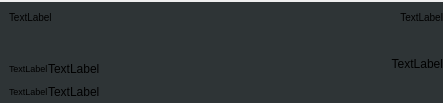
<?xml version="1.0" encoding="UTF-8"?>
<ui version="4.0">
 <class>SetParameter1</class>
 <widget class="QWidget" name="SetParameter1">
  <property name="geometry">
   <rect>
    <x>0</x>
    <y>0</y>
    <width>443</width>
    <height>103</height>
   </rect>
  </property>
  <property name="windowTitle">
   <string>Form</string>
  </property>
  <layout class="QVBoxLayout" name="verticalLayout_2">
   <property name="leftMargin">
    <number>0</number>
   </property>
   <property name="topMargin">
    <number>2</number>
   </property>
   <property name="rightMargin">
    <number>0</number>
   </property>
   <property name="bottomMargin">
    <number>0</number>
   </property>
   <item>
    <widget class="QWidget" name="container" native="true">
     <property name="styleSheet">
      <string notr="true">background-color:rgb(46, 52, 54)</string>
     </property>
     <layout class="QVBoxLayout" name="verticalLayout_3">
      <property name="spacing">
       <number>0</number>
      </property>
      <property name="rightMargin">
       <number>0</number>
      </property>
      <property name="bottomMargin">
       <number>0</number>
      </property>
      <item>
       <layout class="QHBoxLayout" name="horizontalLayout">
        <item>
         <widget class="QLabel" name="labelUnit">
          <property name="styleSheet">
           <string notr="true">font-size:10px;</string>
          </property>
          <property name="text">
           <string>TextLabel</string>
          </property>
          <property name="alignment">
           <set>Qt::AlignLeading|Qt::AlignLeft|Qt::AlignTop</set>
          </property>
          <property name="margin">
           <number>7</number>
          </property>
         </widget>
        </item>
        <item>
         <widget class="QLabel" name="labelValue">
          <property name="styleSheet">
           <string notr="true">font-size:10px;</string>
          </property>
          <property name="text">
           <string>TextLabel</string>
          </property>
          <property name="alignment">
           <set>Qt::AlignRight|Qt::AlignTop|Qt::AlignTrailing</set>
          </property>
          <property name="margin">
           <number>10</number>
          </property>
         </widget>
        </item>
       </layout>
      </item>
      <item>
       <layout class="QHBoxLayout" name="horizontalLayout_4" stretch="7,10">
        <item>
         <layout class="QVBoxLayout" name="verticalLayout">
          <item>
           <layout class="QHBoxLayout" name="horizontalLayout_2">
            <item>
             <widget class="QLabel" name="labelUpperLimitValue">
              <property name="styleSheet">
               <string notr="true">font-size:9px;</string>
              </property>
              <property name="text">
               <string>TextLabel</string>
              </property>
             </widget>
            </item>
            <item>
             <widget class="QLabel" name="labelUpperLimitImage">
              <property name="text">
               <string>TextLabel</string>
              </property>
             </widget>
            </item>
            <item>
             <spacer name="horizontalSpacer">
              <property name="orientation">
               <enum>Qt::Horizontal</enum>
              </property>
              <property name="sizeHint" stdset="0">
               <size>
                <width>40</width>
                <height>20</height>
               </size>
              </property>
             </spacer>
            </item>
           </layout>
          </item>
          <item>
           <layout class="QHBoxLayout" name="horizontalLayout_3">
            <item>
             <widget class="QLabel" name="labelDownLimitValue">
              <property name="styleSheet">
               <string notr="true">font-size:9px;</string>
              </property>
              <property name="text">
               <string>TextLabel</string>
              </property>
             </widget>
            </item>
            <item>
             <widget class="QLabel" name="labelDownLimitImage">
              <property name="text">
               <string>TextLabel</string>
              </property>
             </widget>
            </item>
            <item>
             <spacer name="horizontalSpacer_2">
              <property name="orientation">
               <enum>Qt::Horizontal</enum>
              </property>
              <property name="sizeHint" stdset="0">
               <size>
                <width>40</width>
                <height>20</height>
               </size>
              </property>
             </spacer>
            </item>
           </layout>
          </item>
         </layout>
        </item>
        <item>
         <widget class="QLabel" name="labelUnitValue">
          <property name="text">
           <string>TextLabel</string>
          </property>
          <property name="alignment">
           <set>Qt::AlignRight|Qt::AlignTop|Qt::AlignTrailing</set>
          </property>
          <property name="margin">
           <number>10</number>
          </property>
         </widget>
        </item>
       </layout>
      </item>
     </layout>
    </widget>
   </item>
  </layout>
 </widget>
 <resources/>
 <connections/>
</ui>
